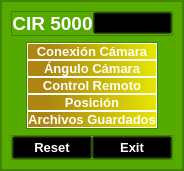
     <widget class="QFrame" name="slide_menu_container">
      <property name="maximumSize">
       <size>
        <width>0</width>
        <height>16777215</height>
       </size>
      </property>
      <property name="styleSheet">
       <string notr="true">background-color: rgb(85, 170, 0);</string>
      </property>
      <property name="frameShape">
       <enum>QFrame::StyledPanel</enum>
      </property>
      <property name="frameShadow">
       <enum>QFrame::Raised</enum>
      </property>
      <layout class="QHBoxLayout" name="horizontalLayout_2">
       <property name="spacing">
        <number>0</number>
       </property>
       <property name="leftMargin">
        <number>0</number>
       </property>
       <property name="topMargin">
        <number>0</number>
       </property>
       <property name="rightMargin">
        <number>0</number>
       </property>
       <property name="bottomMargin">
        <number>0</number>
       </property>
       <item>
        <widget class="QFrame" name="slide_menu">
         <property name="minimumSize">
          <size>
           <width>0</width>
           <height>0</height>
          </size>
         </property>
         <property name="frameShape">
          <enum>QFrame::StyledPanel</enum>
         </property>
         <property name="frameShadow">
          <enum>QFrame::Raised</enum>
         </property>
         <layout class="QVBoxLayout" name="verticalLayout_5">
          <item alignment="Qt::AlignTop">
           <widget class="QFrame" name="frame">
            <property name="frameShape">
             <enum>QFrame::StyledPanel</enum>
            </property>
            <property name="frameShadow">
             <enum>QFrame::Raised</enum>
            </property>
            <layout class="QHBoxLayout" name="horizontalLayout_6">
             <property name="spacing">
              <number>0</number>
             </property>
             <property name="leftMargin">
              <number>0</number>
             </property>
             <property name="topMargin">
              <number>0</number>
             </property>
             <property name="rightMargin">
              <number>0</number>
             </property>
             <property name="bottomMargin">
              <number>0</number>
             </property>
             <item>
              <widget class="QLabel" name="label_2">
               <property name="font">
                <font>
                 <pointsize>14</pointsize>
                 <weight>75</weight>
                 <bold>true</bold>
                </font>
               </property>
               <property name="styleSheet">
                <string notr="true">color:rgb(255, 255, 255)</string>
               </property>
               <property name="text">
                <string>CIR 5000</string>
               </property>
               <property name="alignment">
                <set>Qt::AlignCenter</set>
               </property>
              </widget>
             </item>
             <item>
              <widget class="QPushButton" name="pushButton_6">
               <property name="styleSheet">
                <string notr="true">background-color:transparent;</string>
               </property>
               <property name="text">
                <string/>
               </property>
               <property name="icon">
                <iconset>
                 <normaloff>Iconos/Emblem_of_the_Peruvian_Army.svg.png</normaloff>Iconos/Emblem_of_the_Peruvian_Army.svg.png</iconset>
               </property>
               <property name="iconSize">
                <size>
                 <width>70</width>
                 <height>70</height>
                </size>
               </property>
              </widget>
             </item>
            </layout>
           </widget>
          </item>
          <item alignment="Qt::AlignHCenter">
           <widget class="QFrame" name="frame_6">
            <property name="sizePolicy">
             <sizepolicy hsizetype="Preferred" vsizetype="Expanding">
              <horstretch>0</horstretch>
              <verstretch>0</verstretch>
             </sizepolicy>
            </property>
            <property name="frameShape">
             <enum>QFrame::StyledPanel</enum>
            </property>
            <property name="frameShadow">
             <enum>QFrame::Raised</enum>
            </property>
            <layout class="QVBoxLayout" name="verticalLayout_6">
             <property name="spacing">
              <number>0</number>
             </property>
             <property name="leftMargin">
              <number>0</number>
             </property>
             <property name="topMargin">
              <number>0</number>
             </property>
             <property name="rightMargin">
              <number>0</number>
             </property>
             <property name="bottomMargin">
              <number>0</number>
             </property>
             <item>
              <widget class="QPushButton" name="btn_camara">
               <property name="font">
                <font>
                 <pointsize>10</pointsize>
                 <weight>75</weight>
                 <bold>true</bold>
                </font>
               </property>
               <property name="styleSheet">
                <string notr="true">color: rgb(255, 255, 255);
border: 1px solid white;
    border-radius: 10px;
background-color: qlineargradient(spread:pad, x1:0, y1:0, x2:1, y2:0, stop:0.164179 rgba(173, 134, 17, 255), stop:0.9801 rgba(229, 229, 0, 255));</string>
               </property>
               <property name="text">
                <string>Conexión Cámara</string>
               </property>
               <property name="icon">
                <iconset>
                 <normaloff>Iconos/icons8-camera-48.png</normaloff>Iconos/icons8-camera-48.png</iconset>
               </property>
               <property name="iconSize">
                <size>
                 <width>45</width>
                 <height>45</height>
                </size>
               </property>
              </widget>
             </item>
             <item>
              <widget class="QPushButton" name="btn_angulo">
               <property name="font">
                <font>
                 <pointsize>10</pointsize>
                 <weight>75</weight>
                 <bold>true</bold>
                </font>
               </property>
               <property name="styleSheet">
                <string notr="true">color: rgb(255, 255, 255);
border: 1px solid white;
    border-radius: 10px;
background-color: qlineargradient(spread:pad, x1:0, y1:0, x2:1, y2:0, stop:0.164179 rgba(173, 134, 17, 255), stop:0.9801 rgba(229, 229, 0, 255));</string>
               </property>
               <property name="text">
                <string>Ángulo Cámara</string>
               </property>
               <property name="icon">
                <iconset>
                 <normaloff>Iconos/icons8-trigonometry-48.png</normaloff>Iconos/icons8-trigonometry-48.png</iconset>
               </property>
               <property name="iconSize">
                <size>
                 <width>45</width>
                 <height>45</height>
                </size>
               </property>
              </widget>
             </item>
             <item>
              <widget class="QPushButton" name="btn_control">
               <property name="font">
                <font>
                 <pointsize>10</pointsize>
                 <weight>75</weight>
                 <bold>true</bold>
                </font>
               </property>
               <property name="styleSheet">
                <string notr="true">color: rgb(255, 255, 255);
border: 1px solid white;
    border-radius: 10px;
background-color: qlineargradient(spread:pad, x1:0, y1:0, x2:1, y2:0, stop:0.164179 rgba(173, 134, 17, 255), stop:0.9801 rgba(229, 229, 0, 255));</string>
               </property>
               <property name="text">
                <string>Control Remoto</string>
               </property>
               <property name="icon">
                <iconset>
                 <normaloff>Iconos/icons8-game-controller-48.png</normaloff>Iconos/icons8-game-controller-48.png</iconset>
               </property>
               <property name="iconSize">
                <size>
                 <width>45</width>
                 <height>45</height>
                </size>
               </property>
              </widget>
             </item>
             <item>
              <widget class="QPushButton" name="btn_posicion">
               <property name="font">
                <font>
                 <pointsize>10</pointsize>
                 <weight>75</weight>
                 <bold>true</bold>
                </font>
               </property>
               <property name="styleSheet">
                <string notr="true">color: rgb(255, 255, 255);
border: 1px solid white;
    border-radius: 10px;
background-color: qlineargradient(spread:pad, x1:0, y1:0, x2:1, y2:0, stop:0.164179 rgba(173, 134, 17, 255), stop:0.9801 rgba(229, 229, 0, 255));</string>
               </property>
               <property name="text">
                <string>Posición</string>
               </property>
               <property name="icon">
                <iconset>
                 <normaloff>Iconos/icons8-location-48.png</normaloff>Iconos/icons8-location-48.png</iconset>
               </property>
               <property name="iconSize">
                <size>
                 <width>45</width>
                 <height>45</height>
                </size>
               </property>
              </widget>
             </item>
             <item>
              <widget class="QPushButton" name="btn_archivos">
               <property name="font">
                <font>
                 <pointsize>10</pointsize>
                 <weight>75</weight>
                 <bold>true</bold>
                </font>
               </property>
               <property name="styleSheet">
                <string notr="true">color: rgb(255, 255, 255);
border: 1px solid white;
    border-radius: 10px;
background-color: qlineargradient(spread:pad, x1:0, y1:0, x2:1, y2:0, stop:0.164179 rgba(173, 134, 17, 255), stop:0.9801 rgba(229, 229, 0, 255));</string>
               </property>
               <property name="text">
                <string>Archivos Guardados</string>
               </property>
               <property name="icon">
                <iconset>
                 <normaloff>Iconos/icons8-save-48.png</normaloff>Iconos/icons8-save-48.png</iconset>
               </property>
               <property name="iconSize">
                <size>
                 <width>45</width>
                 <height>45</height>
                </size>
               </property>
              </widget>
             </item>
            </layout>
           </widget>
          </item>
          <item alignment="Qt::AlignBottom">
           <widget class="QFrame" name="frame_8">
            <property name="frameShape">
             <enum>QFrame::StyledPanel</enum>
            </property>
            <property name="frameShadow">
             <enum>QFrame::Raised</enum>
            </property>
            <layout class="QHBoxLayout" name="horizontalLayout_7">
             <property name="spacing">
              <number>0</number>
             </property>
             <property name="leftMargin">
              <number>0</number>
             </property>
             <property name="topMargin">
              <number>0</number>
             </property>
             <property name="rightMargin">
              <number>0</number>
             </property>
             <property name="bottomMargin">
              <number>0</number>
             </property>
             <item>
              <widget class="QPushButton" name="pushButton_8">
               <property name="font">
                <font>
                 <pointsize>10</pointsize>
                 <weight>75</weight>
                 <bold>true</bold>
                </font>
               </property>
               <property name="styleSheet">
                <string notr="true">background-color: transparent;
color: rgb(255, 255, 255);</string>
               </property>
               <property name="text">
                <string>Reset</string>
               </property>
               <property name="icon">
                <iconset>
                 <normaloff>Iconos/icons8-reset-48.png</normaloff>Iconos/icons8-reset-48.png</iconset>
               </property>
               <property name="iconSize">
                <size>
                 <width>40</width>
                 <height>40</height>
                </size>
               </property>
              </widget>
             </item>
             <item>
              <widget class="QPushButton" name="exit_button">
               <property name="font">
                <font>
                 <pointsize>10</pointsize>
                 <weight>75</weight>
                 <bold>true</bold>
                </font>
               </property>
               <property name="styleSheet">
                <string notr="true">background-color: transparent;
color: rgb(255, 255, 255);</string>
               </property>
               <property name="text">
                <string>Exit</string>
               </property>
               <property name="icon">
                <iconset>
                 <normaloff>Iconos/icons8-exit-sign-48.png</normaloff>Iconos/icons8-exit-sign-48.png</iconset>
               </property>
               <property name="iconSize">
                <size>
                 <width>40</width>
                 <height>40</height>
                </size>
               </property>
              </widget>
             </item>
            </layout>
           </widget>
          </item>
         </layout>
        </widget>
       </item>
      </layout>
     </widget>
